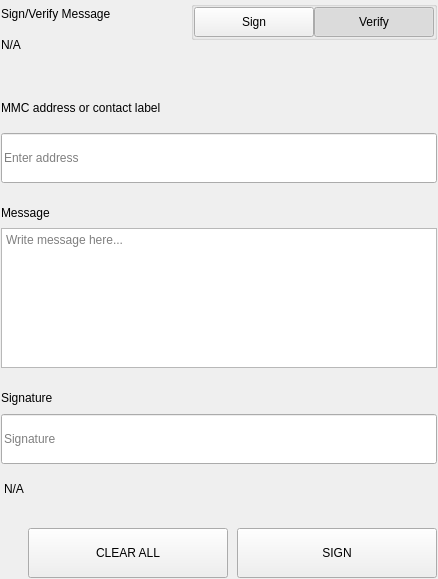
<?xml version="1.0" encoding="UTF-8"?>
<ui version="4.0">
 <class>SettingsSignMessageWidgets</class>
 <widget class="QWidget" name="SettingsSignMessageWidgets">
  <property name="geometry">
   <rect>
    <x>0</x>
    <y>0</y>
    <width>438</width>
    <height>579</height>
   </rect>
  </property>
  <property name="windowTitle">
   <string>Form</string>
  </property>
  <layout class="QVBoxLayout" name="verticalLayout">
   <property name="spacing">
    <number>0</number>
   </property>
   <property name="leftMargin">
    <number>0</number>
   </property>
   <property name="topMargin">
    <number>0</number>
   </property>
   <property name="rightMargin">
    <number>0</number>
   </property>
   <property name="bottomMargin">
    <number>0</number>
   </property>
   <item>
    <widget class="QWidget" name="left" native="true">
     <layout class="QVBoxLayout" name="verticalLayout_3">
      <property name="leftMargin">
       <number>0</number>
      </property>
      <property name="topMargin">
       <number>0</number>
      </property>
      <property name="rightMargin">
       <number>0</number>
      </property>
      <property name="bottomMargin">
       <number>0</number>
      </property>
      <item>
       <widget class="QWidget" name="container_sign" native="true">
        <layout class="QVBoxLayout" name="verticalLayout_2">
         <property name="spacing">
          <number>0</number>
         </property>
         <property name="leftMargin">
          <number>1</number>
         </property>
         <property name="topMargin">
          <number>1</number>
         </property>
         <property name="rightMargin">
          <number>1</number>
         </property>
         <property name="bottomMargin">
          <number>1</number>
         </property>
         <item>
          <layout class="QHBoxLayout" name="horizontalLayout_3" stretch="3,1">
           <property name="spacing">
            <number>40</number>
           </property>
           <item>
            <layout class="QVBoxLayout" name="verticalLayoutTitle">
             <property name="spacing">
              <number>5</number>
             </property>
             <item>
              <widget class="QLabel" name="labelTitle">
               <property name="text">
                <string>Sign/Verify Message</string>
               </property>
              </widget>
             </item>
             <item>
              <widget class="QLabel" name="labelSubtitle1">
               <property name="text">
                <string notr="true">N/A</string>
               </property>
               <property name="wordWrap">
                <bool>true</bool>
               </property>
              </widget>
             </item>
            </layout>
           </item>
           <item alignment="Qt::AlignRight|Qt::AlignTop">
            <widget class="QWidget" name="containerSwitch" native="true">
             <property name="styleSheet">
              <string notr="true">#containerSwitch{
	padding-top:9px;
}</string>
             </property>
             <layout class="QVBoxLayout" name="verticalLayout_6">
              <property name="spacing">
               <number>4</number>
              </property>
              <property name="leftMargin">
               <number>0</number>
              </property>
              <property name="topMargin">
               <number>0</number>
              </property>
              <property name="rightMargin">
               <number>0</number>
              </property>
              <property name="bottomMargin">
               <number>0</number>
              </property>
              <item alignment="Qt::AlignRight">
               <widget class="QGroupBox" name="groupBox">
                <property name="sizePolicy">
                 <sizepolicy hsizetype="Fixed" vsizetype="Preferred">
                  <horstretch>0</horstretch>
                  <verstretch>0</verstretch>
                 </sizepolicy>
                </property>
                <property name="title">
                 <string/>
                </property>
                <property name="alignment">
                 <set>Qt::AlignRight|Qt::AlignTop|Qt::AlignTrailing</set>
                </property>
                <layout class="QHBoxLayout" name="horizontalLayout_4">
                 <property name="spacing">
                  <number>0</number>
                 </property>
                 <property name="leftMargin">
                  <number>0</number>
                 </property>
                 <property name="topMargin">
                  <number>0</number>
                 </property>
                 <property name="rightMargin">
                  <number>0</number>
                 </property>
                 <property name="bottomMargin">
                  <number>0</number>
                 </property>
                 <item>
                  <widget class="QPushButton" name="pushSign">
                   <property name="minimumSize">
                    <size>
                     <width>120</width>
                     <height>30</height>
                    </size>
                   </property>
                   <property name="maximumSize">
                    <size>
                     <width>120</width>
                     <height>30</height>
                    </size>
                   </property>
                   <property name="focusPolicy">
                    <enum>Qt::NoFocus</enum>
                   </property>
                   <property name="text">
                    <string>Sign</string>
                   </property>
                   <property name="checkable">
                    <bool>true</bool>
                   </property>
                   <property name="autoExclusive">
                    <bool>true</bool>
                   </property>
                  </widget>
                 </item>
                 <item>
                  <widget class="QPushButton" name="pushVerify">
                   <property name="minimumSize">
                    <size>
                     <width>120</width>
                     <height>30</height>
                    </size>
                   </property>
                   <property name="maximumSize">
                    <size>
                     <width>120</width>
                     <height>30</height>
                    </size>
                   </property>
                   <property name="focusPolicy">
                    <enum>Qt::NoFocus</enum>
                   </property>
                   <property name="text">
                    <string>Verify</string>
                   </property>
                   <property name="checkable">
                    <bool>true</bool>
                   </property>
                   <property name="checked">
                    <bool>true</bool>
                   </property>
                   <property name="autoExclusive">
                    <bool>true</bool>
                   </property>
                  </widget>
                 </item>
                </layout>
               </widget>
              </item>
              <item alignment="Qt::AlignHCenter|Qt::AlignTop">
               <widget class="QLabel" name="labelSubtitleSwitch">
                <property name="text">
                 <string/>
                </property>
                <property name="alignment">
                 <set>Qt::AlignRight|Qt::AlignTrailing|Qt::AlignVCenter</set>
                </property>
               </widget>
              </item>
             </layout>
            </widget>
           </item>
          </layout>
         </item>
         <item>
          <spacer name="verticalSpacer_2">
           <property name="orientation">
            <enum>Qt::Vertical</enum>
           </property>
           <property name="sizeType">
            <enum>QSizePolicy::Fixed</enum>
           </property>
           <property name="sizeHint" stdset="0">
            <size>
             <width>20</width>
             <height>40</height>
            </size>
           </property>
          </spacer>
         </item>
         <item>
          <widget class="QWidget" name="containerAddress" native="true">
           <property name="sizePolicy">
            <sizepolicy hsizetype="Preferred" vsizetype="Fixed">
             <horstretch>0</horstretch>
             <verstretch>0</verstretch>
            </sizepolicy>
           </property>
           <layout class="QVBoxLayout" name="verticalLayout_5" stretch="0,0">
            <property name="spacing">
             <number>15</number>
            </property>
            <property name="leftMargin">
             <number>0</number>
            </property>
            <property name="topMargin">
             <number>0</number>
            </property>
            <property name="rightMargin">
             <number>0</number>
            </property>
            <property name="bottomMargin">
             <number>0</number>
            </property>
            <item>
             <widget class="QLabel" name="labelSubtitleAddress">
              <property name="minimumSize">
               <size>
                <width>0</width>
                <height>20</height>
               </size>
              </property>
              <property name="maximumSize">
               <size>
                <width>16777215</width>
                <height>20</height>
               </size>
              </property>
              <property name="text">
               <string>MMC address or contact label</string>
              </property>
             </widget>
            </item>
            <item>
             <widget class="QLineEdit" name="addressIn_SM">
              <property name="minimumSize">
               <size>
                <width>0</width>
                <height>50</height>
               </size>
              </property>
              <property name="maximumSize">
               <size>
                <width>16777215</width>
                <height>50</height>
               </size>
              </property>
              <property name="placeholderText">
               <string>Enter address</string>
              </property>
             </widget>
            </item>
           </layout>
          </widget>
         </item>
         <item>
          <spacer name="verticalSpacer_3">
           <property name="orientation">
            <enum>Qt::Vertical</enum>
           </property>
           <property name="sizeType">
            <enum>QSizePolicy::Fixed</enum>
           </property>
           <property name="sizeHint" stdset="0">
            <size>
             <width>20</width>
             <height>20</height>
            </size>
           </property>
          </spacer>
         </item>
         <item>
          <layout class="QVBoxLayout" name="verticalLayout_9">
           <property name="spacing">
            <number>5</number>
           </property>
           <item>
            <widget class="QLabel" name="labelSubtitleMessage">
             <property name="minimumSize">
              <size>
               <width>0</width>
               <height>20</height>
              </size>
             </property>
             <property name="maximumSize">
              <size>
               <width>16777215</width>
               <height>20</height>
              </size>
             </property>
             <property name="text">
              <string>Message</string>
             </property>
            </widget>
           </item>
           <item>
            <widget class="QPlainTextEdit" name="messageIn_SM">
             <property name="minimumSize">
              <size>
               <width>0</width>
               <height>140</height>
              </size>
             </property>
             <property name="maximumSize">
              <size>
               <width>16777215</width>
               <height>140</height>
              </size>
             </property>
             <property name="placeholderText">
              <string>Write message here...</string>
             </property>
            </widget>
           </item>
          </layout>
         </item>
         <item>
          <spacer name="verticalSpacer_4">
           <property name="orientation">
            <enum>Qt::Vertical</enum>
           </property>
           <property name="sizeType">
            <enum>QSizePolicy::Fixed</enum>
           </property>
           <property name="sizeHint" stdset="0">
            <size>
             <width>20</width>
             <height>20</height>
            </size>
           </property>
          </spacer>
         </item>
         <item>
          <widget class="QWidget" name="widget" native="true">
           <property name="minimumSize">
            <size>
             <width>0</width>
             <height>75</height>
            </size>
           </property>
           <property name="maximumSize">
            <size>
             <width>16777215</width>
             <height>16777215</height>
            </size>
           </property>
           <layout class="QVBoxLayout" name="verticalLayout_4">
            <property name="leftMargin">
             <number>0</number>
            </property>
            <property name="topMargin">
             <number>0</number>
            </property>
            <property name="rightMargin">
             <number>0</number>
            </property>
            <property name="bottomMargin">
             <number>0</number>
            </property>
            <item>
             <widget class="QLabel" name="labelSubtitleSignature">
              <property name="minimumSize">
               <size>
                <width>0</width>
                <height>20</height>
               </size>
              </property>
              <property name="maximumSize">
               <size>
                <width>16777215</width>
                <height>20</height>
               </size>
              </property>
              <property name="text">
               <string>Signature</string>
              </property>
             </widget>
            </item>
            <item>
             <widget class="QLineEdit" name="signatureOut_SM">
              <property name="minimumSize">
               <size>
                <width>0</width>
                <height>50</height>
               </size>
              </property>
              <property name="placeholderText">
               <string>Signature</string>
              </property>
             </widget>
            </item>
           </layout>
          </widget>
         </item>
         <item>
          <widget class="QLabel" name="statusLabel_SM">
           <property name="styleSheet">
            <string notr="true">padding-top:5px;</string>
           </property>
           <property name="text">
            <string notr="true">N/A</string>
           </property>
          </widget>
         </item>
         <item>
          <spacer name="verticalSpacer">
           <property name="orientation">
            <enum>Qt::Vertical</enum>
           </property>
           <property name="sizeType">
            <enum>QSizePolicy::Fixed</enum>
           </property>
           <property name="sizeHint" stdset="0">
            <size>
             <width>20</width>
             <height>20</height>
            </size>
           </property>
          </spacer>
         </item>
         <item>
          <layout class="QHBoxLayout" name="horizontalLayout_7">
           <property name="spacing">
            <number>9</number>
           </property>
           <item>
            <spacer name="horizontalSpacer_5">
             <property name="orientation">
              <enum>Qt::Horizontal</enum>
             </property>
             <property name="sizeType">
              <enum>QSizePolicy::Expanding</enum>
             </property>
             <property name="sizeHint" stdset="0">
              <size>
               <width>40</width>
               <height>20</height>
              </size>
             </property>
            </spacer>
           </item>
           <item>
            <widget class="QPushButton" name="pushButtonClear">
             <property name="minimumSize">
              <size>
               <width>200</width>
               <height>50</height>
              </size>
             </property>
             <property name="focusPolicy">
              <enum>Qt::NoFocus</enum>
             </property>
             <property name="text">
              <string>CLEAR ALL</string>
             </property>
            </widget>
           </item>
           <item>
            <widget class="QPushButton" name="pushButtonSave">
             <property name="minimumSize">
              <size>
               <width>200</width>
               <height>50</height>
              </size>
             </property>
             <property name="maximumSize">
              <size>
               <width>200</width>
               <height>50</height>
              </size>
             </property>
             <property name="focusPolicy">
              <enum>Qt::NoFocus</enum>
             </property>
             <property name="text">
              <string>SIGN</string>
             </property>
            </widget>
           </item>
          </layout>
         </item>
        </layout>
       </widget>
      </item>
     </layout>
    </widget>
   </item>
  </layout>
 </widget>
 <resources/>
 <connections/>
</ui>
